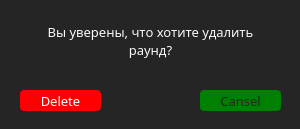
<?xml version="1.0" encoding="UTF-8"?>
<ui version="4.0">
 <class>Dialog</class>
 <widget class="QDialog" name="Dialog">
  <property name="geometry">
   <rect>
    <x>0</x>
    <y>0</y>
    <width>300</width>
    <height>129</height>
   </rect>
  </property>
  <property name="windowTitle">
   <string>Dialog</string>
  </property>
  <property name="styleSheet">
   <string notr="true">background-color: #252525;
color:#f9f9f9;</string>
  </property>
  <widget class="QLabel" name="labelRoundDeletePrepareTitle">
   <property name="geometry">
    <rect>
     <x>10</x>
     <y>20</y>
     <width>281</width>
     <height>41</height>
    </rect>
   </property>
   <property name="font">
    <font>
     <family>Gotham Pro Medium</family>
     <pointsize>10</pointsize>
    </font>
   </property>
   <property name="text">
    <string>Вы уверены, что хотите удалить 
раунд?</string>
   </property>
   <property name="alignment">
    <set>Qt::AlignCenter</set>
   </property>
  </widget>
  <widget class="QPushButton" name="btnCanselDeleteRound">
   <property name="geometry">
    <rect>
     <x>200</x>
     <y>90</y>
     <width>81</width>
     <height>21</height>
    </rect>
   </property>
   <property name="font">
    <font>
     <family>Gotham Pro Medium</family>
     <pointsize>10</pointsize>
    </font>
   </property>
   <property name="styleSheet">
    <string notr="true">background-color:green;
border-radius:4;
color:#252525;</string>
   </property>
   <property name="text">
    <string>Cansel</string>
   </property>
  </widget>
  <widget class="QPushButton" name="btnDeleteRound">
   <property name="geometry">
    <rect>
     <x>20</x>
     <y>90</y>
     <width>81</width>
     <height>21</height>
    </rect>
   </property>
   <property name="font">
    <font>
     <family>Gotham Pro Medium</family>
     <pointsize>10</pointsize>
    </font>
   </property>
   <property name="styleSheet">
    <string notr="true">background-color:red;
border-radius:4;
color:#ffffff;</string>
   </property>
   <property name="text">
    <string>Delete</string>
   </property>
  </widget>
 </widget>
 <resources/>
 <connections/>
</ui>
